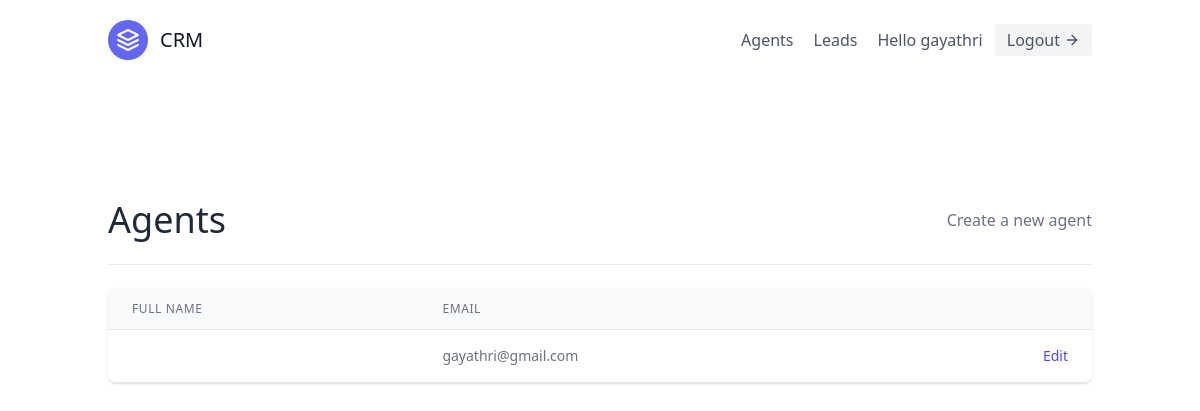
The page /agents/ (signed in) on the database as committed earlier.
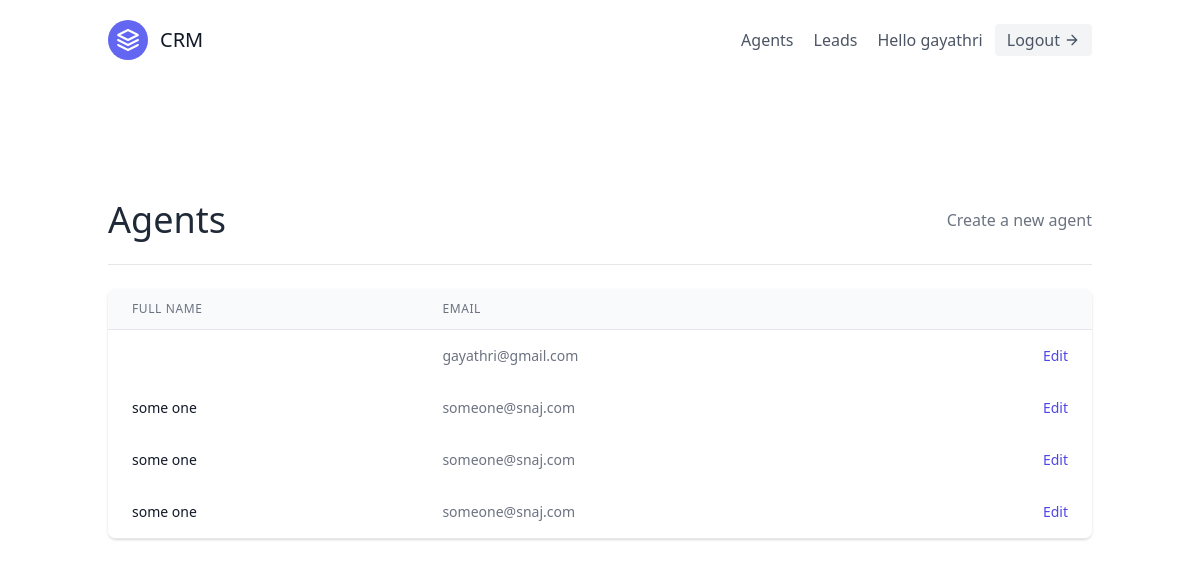
The same page on the database as committed later.
### leads/models.py (models this page shows, shortened)
class Agent(models.Model):
    user = models.OneToOneField(User, on_delete=models.CASCADE)
    organisation = models.ForeignKey(UserProfile, on_delete=models.CASCADE )

class User(AbstractUser):
    is_organiser = models.BooleanField(default=True)
    is_agent = models.BooleanField(default=False)

### agents/views.py (the view)
# urls.py: path('',AgentListView.as_view(), name= "agent-list"),
class AgentListView(OrganiserAndLoginRequiredMixin , generic.ListView):
    template_name = "agents/agent_list.html"
    def get_queryset(self):
        organisation = self.request.user.userprofile
        return Agent.objects.filter(organisation=organisation)

### agents/mixins.py (called while the page is built)
    def dispatch(self, request, *args, **kwargs):
        if not request.user.is_authenticated or not request.user.is_organiser:
            return redirect("leads:lead-list")
        return super().dispatch(request, *args, **kwargs)

### agents/templates/agents/agent_list.html (shortened to what this page needs)
{% extends "base.html" %}
{% block content %}
    <section class="text-gray-700 body-font">
        <div class="container px-5 py-24 mx-auto flex flex-wrap">
            <div class="w-full mb-6 py-6 flex justify-between items-center border-b border-gray-200">
                <div>
                    <h1 class="text-4xl text-gray-800">Agents</h1>
                </div>
                <div>
                    <a class="text-gray-500 hover:text-blue-500" href="{% url 'agents:agent-create' %}">Create a new agent</a>
                </div>
            </div>
            <div class="flex flex-col w-full">
                <div class="-my-2 overflow-x-auto sm:-mx-6 lg:-mx-8">
                <div class="py-2 align-middle inline-block min-w-full sm:px-6 lg:px-8">
                    <div class="shadow overflow-hidden border-b border-gray-200 sm:rounded-lg">
                    <table class="min-w-full divide-y divide-gray-200">
                        <thead class="bg-gray-50">
                            <tr>
                                <th scope="col" class="px-6 py-3 text-left text-xs font-medium text-gray-500 uppercase tracking-wider">
                                Full Name
                                </th>
                                <th scope="col" class="px-6 py-3 text-left text-xs font-medium text-gray-500 uppercase tracking-wider">
                                Email
                                </th>
                                <th scope="col" class="relative px-6 py-3">
                                </th>
                            </tr>
                        </thead>
                        <tbody>
                            {% for agent in object_list %}
                                <tr class="bg-white">
                                    <td class="px-6 py-4 whitespace-nowrap text-sm font-medium text-gray-900">
                                        {{ agent.user.first_name }} {{ agent.user.last_name }}
                                    </td>
                                    <td class="px-6 py-4 whitespace-nowrap text-sm text-gray-500">
                                        {{ agent.user.email }}
                                    </td>
                                    <td class="px-6 py-4 whitespace-nowrap text-right text-sm font-medium">
                                        <a href="{% url 'agents:agent-update' agent.pk %}" class="text-indigo-600 hover:text-indigo-900">
                                            Edit
                                        </a>
                                    </td>
                                </tr>
                            {% empty %}
                            <p>There are currently no agents</p>
                            {% endfor %}
                        </tbody>
                    </table>
                    </div>
                </div>
                </div>
            </div>
        </div>
      </section>
{% endblock content %}

Rows that differ between the two databases and show on the page:
added Agent: user.first_name "some", user.last_name "one", user.email "someone@snaj.com"
added Agent: user.first_name "some", user.last_name "one", user.email "someone@snaj.com"
added Agent: user.first_name "some", user.last_name "one", user.email "someone@snaj.com"
